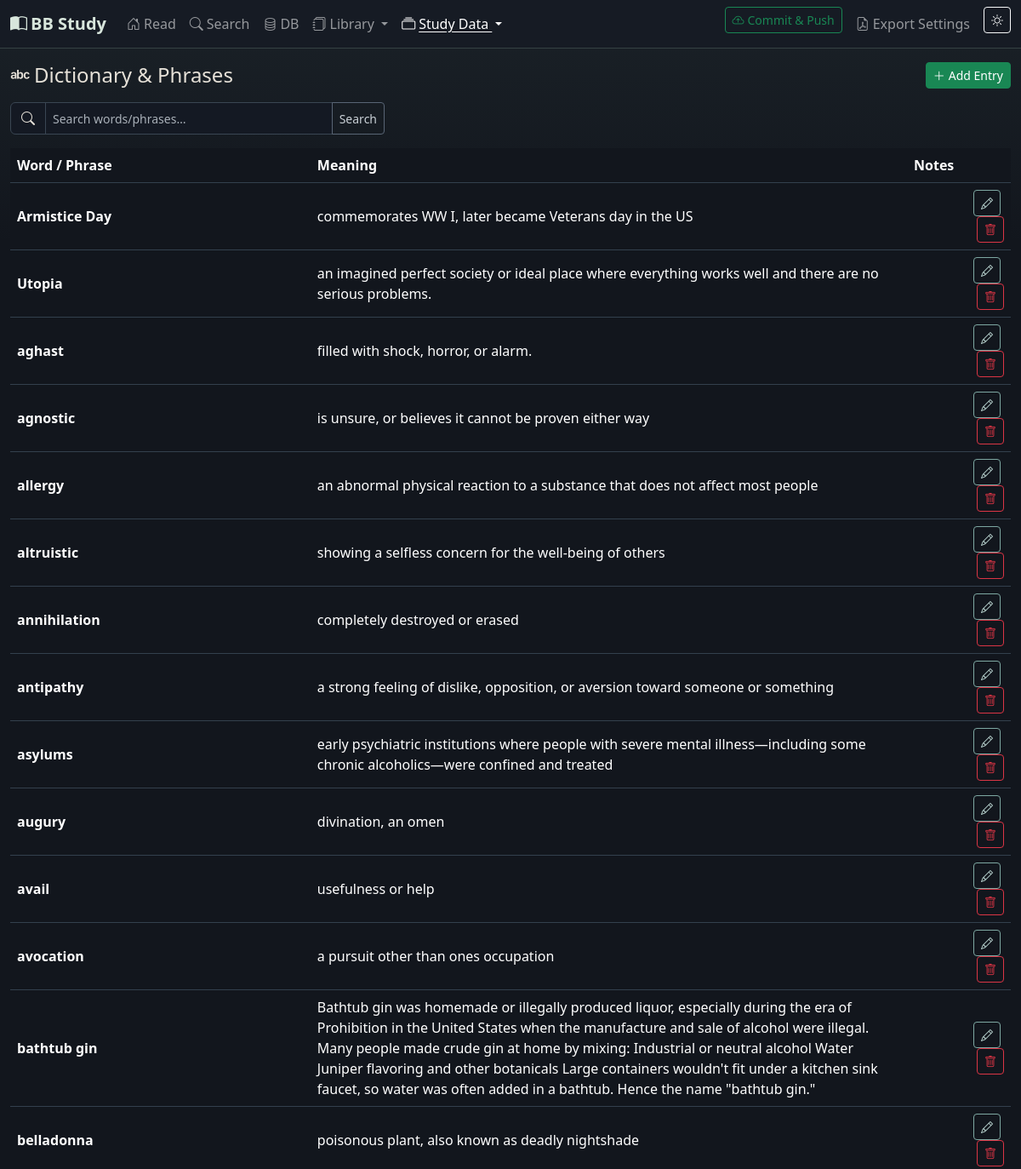
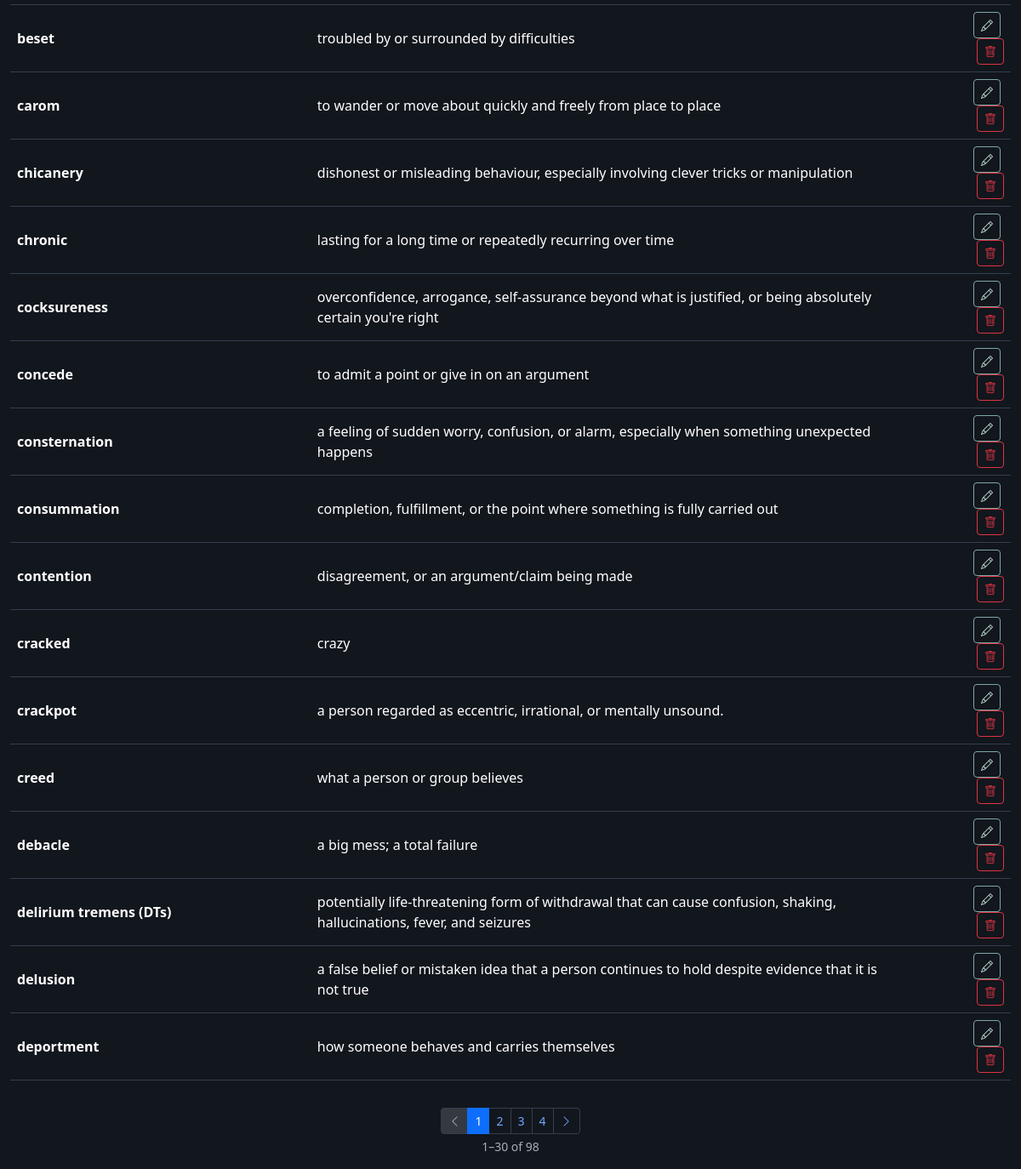
The page /dictionary on the database its author committed (2 pictures, top to bottom).
### app/models.py (models this page shows, shortened)
class Setting(db.Model):
    __tablename__ = 'settings'
    id = db.Column(db.Integer, primary_key=True)
    key = db.Column(db.String(100), unique=True, nullable=False)
    value = db.Column(db.Text, default='')

class Dictionary(db.Model):
    __tablename__ = 'dictionary'
    id = db.Column(db.Integer, primary_key=True)
    word_phrase = db.Column(db.String(500), nullable=False)
    meaning = db.Column(db.Text, nullable=False)
    notes = db.Column(db.Text)
    created_at = db.Column(db.DateTime, default=datetime.utcnow)
    locations = db.relationship('DictionaryLookup', backref='entry', lazy=True, cascade='all, delete-orphan')
    def to_dict(self):
        return {
            'id': self.id,
            'word_phrase': self.word_phrase,
            'meaning': self.meaning,
            'notes': self.notes,
            'created_at': self.created_at.isoformat() if self.created_at else None,
        }

### app/routes/main.py (the view)
@main_bp.route('/dictionary')
def dictionary():
    from ..models import Dictionary
    pg = request.args.get('pg', 1, type=int)
    search_q = request.args.get('q', '').strip()
    query = Dictionary.query.order_by(Dictionary.word_phrase)
    if search_q:
        like = f'%{search_q}%'
        query = query.filter(
            Dictionary.word_phrase.ilike(like) | Dictionary.meaning.ilike(like)
        )
    pagination = query.paginate(page=pg, per_page=30, error_out=False)
    return render_template('dictionary.html', theme=get_theme(), entries=pagination.items,
                           pagination=pagination, search_q=search_q)

### app/routes/main.py (called while the page is built)
def get_theme():
    s = Setting.query.filter_by(key='theme').first()
    return s.value

### app/templates/dictionary.html (shortened to what this page needs)
{% extends 'base.html' %}
{% from '_pagination.html' import render as paginate %}
{% block content %}
<div class="d-flex justify-content-between align-items-center mb-3">
  <h4 class="mb-0"><i class="bi bi-alphabet me-1"></i>Dictionary &amp; Phrases</h4>
  <button class="btn btn-sm btn-success" data-bs-toggle="modal" data-bs-target="#dictModal" onclick="openDictModal()">
    <i class="bi bi-plus-lg me-1"></i>Add Entry
  </button>
</div>
<form class="input-group mb-3" method="get" style="max-width:440px;">
  <span class="input-group-text"><i class="bi bi-search"></i></span>
  <input type="text" class="form-control form-control-sm" name="q"
         placeholder="Search words/phrases…" value="{{ search_q }}"
         aria-label="Search dictionary">
  <button class="btn btn-outline-secondary btn-sm" type="submit">Search</button>
</form>
<div class="table-responsive">
  <table class="table table-hover align-middle" id="dictTable">
    <thead>
      <tr><th style="width:30%">Word / Phrase</th><th>Meaning</th><th>Notes</th><th></th></tr>
    </thead>
    <tbody>
      {% for e in entries %}
      <tr data-id="{{ e.id }}">
        <td class="fw-semibold">{{ e.word_phrase }}</td>
        <td>{{ e.meaning }}</td>
        <td class="text-muted small">{{ e.notes or '' }}</td>
        <td class="text-end">
          <button class="btn btn-sm btn-outline-primary me-1"
                  onclick="openDictModal({{ e.to_dict()|tojson }})">
            <i class="bi bi-pencil"></i>
          </button>
          <button class="btn btn-sm btn-outline-danger"
                  onclick="deleteDict({{ e.id }})">
            <i class="bi bi-trash"></i>
          </button>
        </td>
      </tr>
      {% else %}
      <tr><td colspan="4" class="text-muted text-center">No entries yet.</td></tr>
      {% endfor %}
    </tbody>
  </table>
</div>
{{ paginate(pagination, 'main.dictionary', extra_args={'q': search_q}) }}
{% endblock %}

### app/static/css/style.css (style rules this page uses)
:root { --bb-sage: #8fae9a; --bb-teal: #7ea8a2; --bb-plum: #aa8fa8; --bb-amber: #b7a278; --bb-slate: #8d9aaa; }
[data-bs-theme="dark"] { --bb-page-bg: #12161d; --bb-surface: #181e27; --bb-surface-alt: #1f2631; --bb-border: #33404d; --bb-reader-bg: #151a22; --bb-control-bg: #141923; --bb-soft-sage: rgba(143, 174, 154, 0.16); --bb-soft-teal: rgba(126, 168, 162, 0.17); --bb-soft-plum: rgba(170, 143, 168, 0.16); --bb-soft-amber: rgba(183, 162, 120, 0.16); --bb-soft-slate: rgba(141, 154, 170, 0.16); --bs-body-bg: var(--bb-page-bg); --bs-body-color: #e6e1d8; --bs-border-color: var(--bb-border); --bs-secondary-color: #a9b0b8; --bs-primary-rgb: 126, 168, 162; --bs-success-rgb: 143, 174, 154; --bs-warning-rgb: 183, 162, 120; --bs-info-rgb: 141, 154, 170; }
html, body { transition: background-color 0.2s ease, color 0.2s ease; }
[data-bs-theme="dark"] body { background: linear-gradient(180deg, rgba(126, 168, 162, 0.08), transparent 18rem), var(--bb-page-bg); }
[data-bs-theme="dark"] .form-control, [data-bs-theme="dark"] .form-select, [data-bs-theme="dark"] .input-group-text { background-color: var(--bb-control-bg); border-color: #3a4653; color: #e6e1d8; }
[data-bs-theme="dark"] .btn-outline-secondary { --bs-btn-color: #c9d0d6; --bs-btn-border-color: #596575; --bs-btn-hover-bg: var(--bb-soft-teal); --bs-btn-hover-border-color: var(--bb-teal); --bs-btn-hover-color: #f2efe8; --bs-btn-active-bg: var(--bb-soft-teal); --bs-btn-active-border-color: var(--bb-teal); }
[data-bs-theme="dark"] .btn-outline-primary { --bs-btn-color: #bdd8d4; --bs-btn-border-color: var(--bb-teal); --bs-btn-hover-bg: rgba(126, 168, 162, 0.22); --bs-btn-hover-border-color: #9abfba; --bs-btn-hover-color: #f2efe8; }
.table td, .table th { vertical-align: middle; }

### rows shown on the page
Dictionary: word_phrase "Armistice Day", meaning "commemorates WW I, later became Veterans day in the US"
Dictionary: word_phrase "Utopia", meaning "an imagined perfect society or ideal place where everything works well and there are no serious problems."
Dictionary: word_phrase "aghast", meaning "filled with shock, horror, or alarm."
Dictionary: word_phrase "agnostic", meaning "is unsure, or believes it cannot be proven either way"
Dictionary: word_phrase "allergy", meaning "an abnormal physical reaction to a substance that does not affect most people"
Dictionary: word_phrase "altruistic", meaning "showing a selfless concern for the well-being of others"
Dictionary: word_phrase "annihilation", meaning "completely destroyed or erased"
Dictionary: word_phrase "antipathy", meaning "a strong feeling of dislike, opposition, or aversion toward someone or something"
Dictionary: word_phrase "asylums", meaning "early psychiatric institutions where people with severe mental illness—including some chronic alcoholics—were confined and treated"
Dictionary: word_phrase "augury", meaning "divination, an omen"
Dictionary: word_phrase "avail", meaning "usefulness or help"
Dictionary: word_phrase "avocation", meaning "a pursuit other than ones occupation"
Dictionary: word_phrase "bathtub gin", meaning "Bathtub gin was homemade or illegally produced liquor, especially during the era of Prohibition in the United States when the manufacture and sale of alcohol were illegal. Many people made crude gin at home by mixing: Industrial or neutral alcohol Water Juniper flavoring and other botanicals Large containers wouldn't fit under a kitchen sink faucet, so water was often added in a bathtub. Hence the name \"bathtub gin.\""
Dictionary: word_phrase "belladonna", meaning "poisonous plant, also known as deadly nightshade"
Dictionary: word_phrase "beset", meaning "troubled by or surrounded by difficulties"
Dictionary: word_phrase "carom", meaning "to wander or move about quickly and freely from place to place"
Dictionary: word_phrase "chicanery", meaning "dishonest or misleading behaviour, especially involving clever tricks or manipulation"
Dictionary: word_phrase "chronic", meaning "lasting for a long time or repeatedly recurring over time"
Dictionary: word_phrase "cocksureness", meaning "overconfidence, arrogance, self-assurance beyond what is justified, or being absolutely certain you're right"
Dictionary: word_phrase "concede", meaning "to admit a point or give in on an argument"
Dictionary: word_phrase "consternation", meaning "a feeling of sudden worry, confusion, or alarm, especially when something unexpected happens"
Dictionary: word_phrase "consummation", meaning "completion, fulfillment, or the point where something is fully carried out"
Dictionary: word_phrase "contention", meaning "disagreement, or an argument/claim being made"
Dictionary: word_phrase "cracked", meaning "crazy"
Dictionary: word_phrase "crackpot", meaning "a person regarded as eccentric, irrational, or mentally unsound."
Dictionary: word_phrase "creed", meaning "what a person or group believes"
Dictionary: word_phrase "debacle", meaning "a big mess; a total failure"
Dictionary: word_phrase "delirium tremens (DTs)", meaning "potentially life-threatening form of withdrawal that can cause confusion, shaking, hallucinations, fever, and seizures"
Dictionary: word_phrase "delusion", meaning "a false belief or mistaken idea that a person continues to hold despite evidence that it is not true"
Dictionary: word_phrase "deportment", meaning "how someone behaves and carries themselves"

### other values the page prints
{{ p }} "1" "2" "3" "4"
{{ start }} "1"
{{ end }} "30"
{{ pagination.total }} "98"
